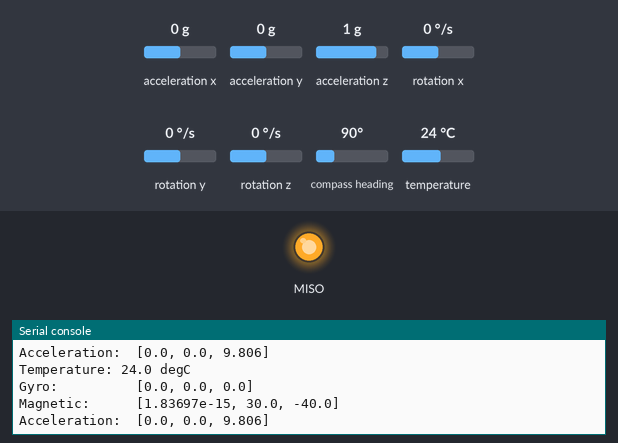
The program below on a simulated CircuitPython board. Parts: output pins drawn as LEDs (lit = HIGH), the last lines printed to the serial console. Inputs (shaded band) come from the test bench; at power-on: compass heading 90°, acceleration x 0 g, acceleration y 0 g, acceleration z 1 g, rotation x 0 °/s, rotation y 0 °/s, rotation z 0 °/s, temperature 24 °C.

Above: at 1.3 s.
1.4 s: compass heading set to 7°
At 2.5 s:
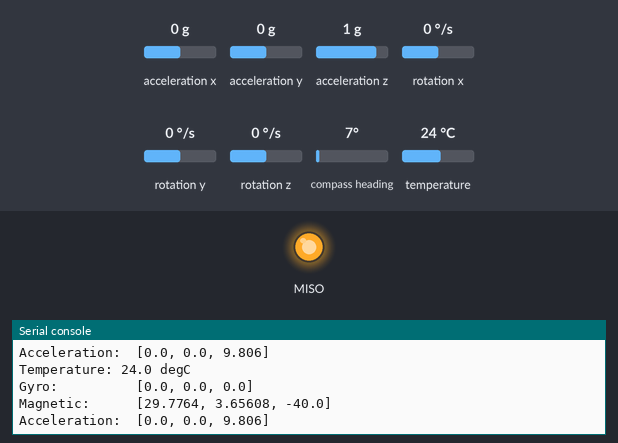
4.6 s: compass heading set to 180°
At 5.9 s:
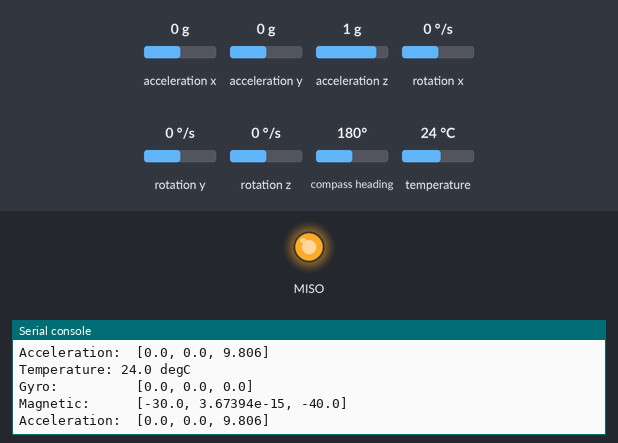

The program:

lsm9ds1.py
```python
#
# ST LSM9DS1: 3-axis Magnetometer, 3-axis Accelerometer,
#             and 3-axis Gyroscope
#

import board
import digitalio
import busio
import time
import adafruit_lsm9ds1

# Ensure automatic deinit
with digitalio.DigitalInOut(board.SENSOR_POWER_ENABLE) as en:
    en.direction = digitalio.Direction.OUTPUT
    en.value = True
    time.sleep(0.1)  # Important: sleep to let power stabilize

    with busio.I2C(board.SCL, board.SDA) as i2c:
            lsm9ds1 = adafruit_lsm9ds1.LSM9DS1_I2C(i2c, mag_address=0x1c, xg_address=0x6a)

            while True:
                print("Temperature: %0.1f degC" % lsm9ds1.temperature)
                print("Gyro:         ", list(lsm9ds1.gyro))
                print("Magnetic:     ", list(lsm9ds1.magnetic))
                print("Acceleration: ", list(lsm9ds1.acceleration))
                time.sleep(1.0)
```

Measured:
- after the input at 1.4 s, the serial console: prints a new line after 0.71 s (image 1)
- after the input at 4.6 s, the serial console: prints a new line after 0.51 s (image 2)
